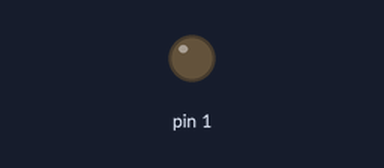
Bench run of a sketch on a simulated Arduino Uno, built with avr-gcc and run on an emulated ATmega328P. On the bench: output pins drawn as LEDs (lit = HIGH).

Above: at 7.5 s.
At 15.5 s:
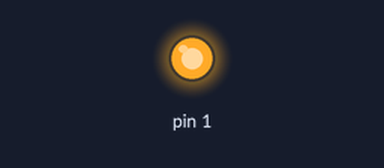
Timing chart, 0 to 20.8 s (numbered marks = the images above):
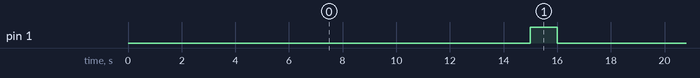

Measured:
- by itself, pin 1: alternates HIGH for 1.0 s and LOW for 15.0 s

The sketch:

flashUnit.ino
```cpp
void setup() {
  pinMode(1, OUTPUT);
}

void loop() {
  delay(15000);
  digitalWrite(1, HIGH);
  delay(1000);
  digitalWrite(1, LOW);
}
```
